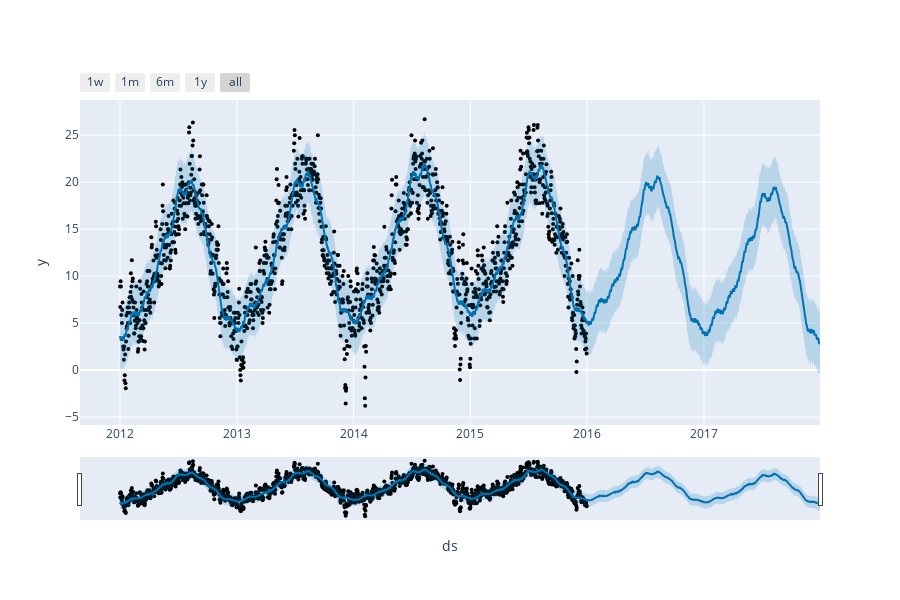

Notebook code for this chart:
### Code cell
from prophet import Prophet
from prophet.plot import plot_plotly, plot_components_plotly

model = Prophet()
model.fit(forecast_data)

forecasts = model.make_future_dataframe(periods=730)
prediction = model.predict(forecasts)

plot_plotly(model,prediction)

### Figure 1 — Plotly figure (JSON) as saved in the notebook; plotly's stock layout.template omitted (floating-point values rounded to 4 significant figures; data arrays with more than 128 entries replaced by an {"elided": "..."} marker saying what was removed)
{"data": [{"marker": {"color": "black", "size": 4}, "mode": "markers", "name": "Actual", "type": "scatter", "x": {"elided": "1461 str values"}, "y": {"elided": "1461 float values"}}, {"hoverinfo": "skip", "line": {"width": 0}, "mode": "lines", "type": "scatter", "x": {"elided": "2191 str values"}, "y": {"elided": "2191 float values"}}, {"fill": "tonexty", "fillcolor": "rgba(0, 114, 178, 0.2)", "line": {"color": "#0072B2", "width": 2}, "mode": "lines", "name": "Predicted", "type": "scatter", "x": {"elided": "2191 str values"}, "y": {"elided": "2191 float values"}}, {"fill": "tonexty", "fillcolor": "rgba(0, 114, 178, 0.2)", "hoverinfo": "skip", "line": {"width": 0}, "mode": "lines", "type": "scatter", "x": {"elided": "2191 str values"}, "y": {"elided": "2191 float values"}}], "layout": {"height": 600, "showlegend": false, "width": 900, "xaxis": {"rangeselector": {"buttons": [{"count": 7, "label": "1w", "step": "day", "stepmode": "backward"}, {"count": 1, "label": "1m", "step": "month", "stepmode": "backward"}, {"count": 6, "label": "6m", "step": "month", "stepmode": "backward"}, {"count": 1, "label": "1y", "step": "year", "stepmode": "backward"}, {"step": "all"}]}, "rangeslider": {"visible": true}, "title": {"text": "ds"}, "type": "date"}, "yaxis": {"title": {"text": "y"}}}}
